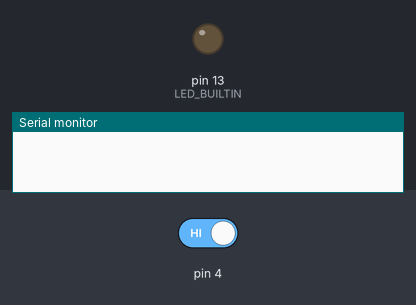
Simulated run of this sketch. Board: Arduino Uno, built with avr-gcc and run on an emulated ATmega328P. Parts: output pins drawn as LEDs (lit = HIGH), the last lines printed to the serial monitor. The inputs (shaded band) are chosen by the test bench; at power-on: pin 4 HIGH.

Above: at 1.2 s.
1.3 s: pin 4 driven LOW
At 2.3 s:
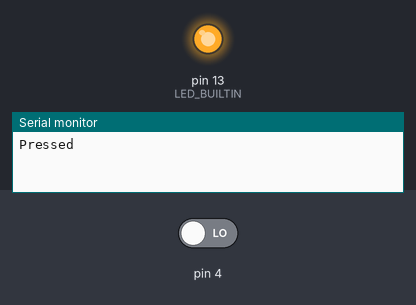
2.8 s: pin 4 driven HIGH
At 3.3 s:
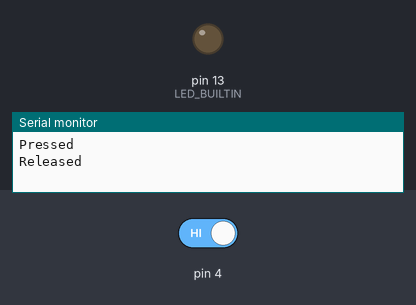
Timing chart, 0 to 5.8 s (numbered marks = the images above; inputs shaded):
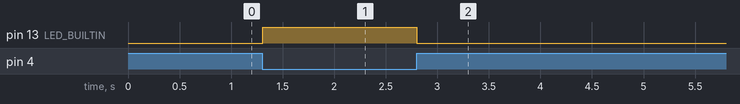

Measured:
- after the input at 1.3 s, pin 13 (LED_BUILTIN): LOW → HIGH at once
- after the input at 2.8 s, pin 13 (LED_BUILTIN): HIGH → LOW at once

The sketch:

lab10.ino
```cpp
#define STATE_IDLE 0
#define STATE_WAIT 1
#define STATE_LOW 2
int state = STATE_IDLE;
unsigned long timer;
void setup()
  {
  DDRD &= 0xEF; // pinMode( 4, INPUT );
  Serial.begin( 9600 );
  pinMode(LED_BUILTIN, OUTPUT);
  }
void loop()
  {
    switch (state)
    {
      case STATE_IDLE : if( (PIND & 0x10) == LOW ) // if( digitalRead( 4 ) == LOW )
      {
            state = STATE_WAIT;
            timer = millis();
      }
      break;
      case STATE_WAIT : if( (PIND & 0x10) != LOW) // if( digitalRead( 4 ) == HIGH )
      {
            state = STATE_IDLE;
      }
      else
      {
            if( millis() - timer > 5 )
            {
            state = STATE_LOW;
            Serial.println( "Pressed" );
            digitalWrite( LED_BUILTIN, HIGH );
            }
      }
      break;
      case STATE_LOW : if( (PIND & 0x10) != LOW ) // if( digitalRead( 4 ) == HIGH )
      {
            state = STATE_IDLE;
            Serial.println( "Released" );
            digitalWrite( LED_BUILTIN, LOW );
      }
break;
      default : state = STATE_IDLE;
    }
}
```
